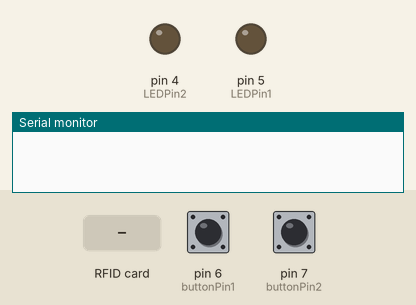
Simulated run of this sketch. Board: Arduino Uno, built with avr-gcc and run on an emulated ATmega328P. Shown: output pins drawn as LEDs (lit = HIGH), the last lines printed to the serial monitor. The inputs (shaded band) are chosen by the test bench; at power-on: pin 6 (buttonPin1) LOW, pin 7 (buttonPin2) LOW. Pins used as bus, display or sensor lines are not drawn.

Above: at 1.2 s.
1.3 s: pin 6 (buttonPin1) pulled HIGH for 0.15 s
At 1.6 s:
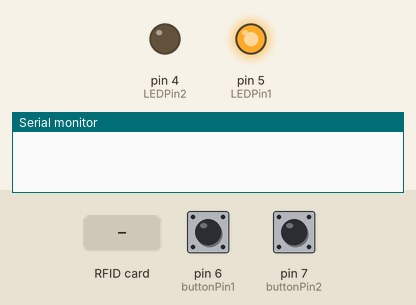
2.9 s: pin 7 (buttonPin2) pulled HIGH for 0.15 s
At 4.1 s:
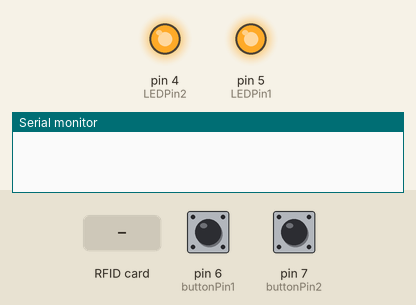
4.5 s: RFID card 16 72 9A 12 held to the reader
At 5.7 s:
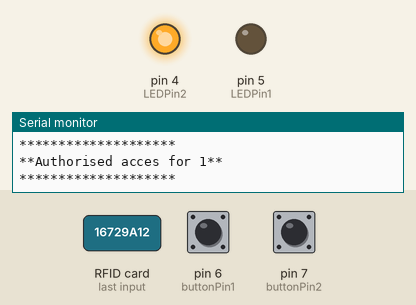
6.0 s: RFID card EB 34 52 D3 held to the reader
At 6.4 s:
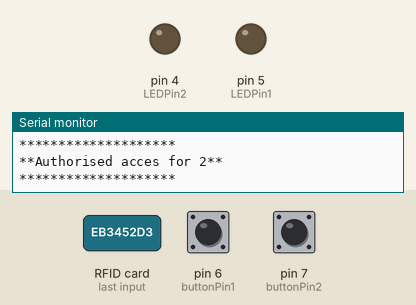
7.5 s: pin 6 (buttonPin1) pulled HIGH for 1 s
At 8.8 s:
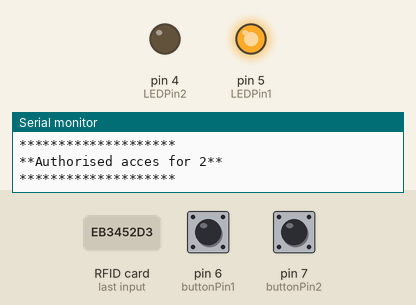
Timing chart, 0 to 10.5 s (numbered marks = the images above; inputs shaded):
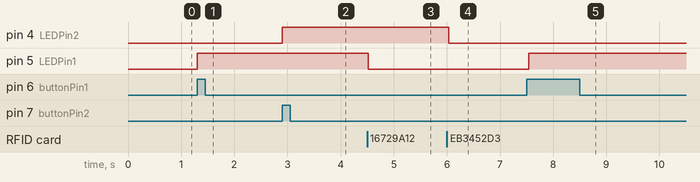

The sketch:

PbRfid.ino
```cpp
#include <SPI.h>
#include <MFRC522.h>

#define SS_PIN 10
#define RST_PIN 9
int LEDPin1=5;
int LEDPin2=4;

int LEDState2=0;
int buttonPin2=7;
int buttonNew2;
int buttonOld2=1;

int LEDState1=0;
int buttonPin1=6;
int buttonNew1;
int buttonOld1=1;


MFRC522 rfid(SS_PIN, RST_PIN);

MFRC522::MIFARE_Key key;

void setup() {
  // put your setup code here, to run once:
  Serial.begin(9600);
  SPI.begin();
  rfid.PCD_Init();
  pinMode(LEDPin1,OUTPUT);
  pinMode(LEDPin2,OUTPUT);
  pinMode(buttonPin2,INPUT);
  pinMode(buttonPin1,INPUT);

}

void loop(){
  buttonNew2=digitalRead(buttonPin2); // pushbutton 2 used ON the LED2
if(buttonOld2==0 && buttonNew2==1){
  if(LEDState2==0){
 digitalWrite(LEDPin2,HIGH);
}}
buttonOld2=buttonNew2;

buttonNew1=digitalRead(buttonPin1);  // pushbutton 1 used ON the LED1
if(buttonOld1==0 && buttonNew1==1){
  if(LEDState1==0){
 digitalWrite(LEDPin1,HIGH);

}}
buttonOld1=buttonNew1;
  rfid1();
  rfid2();
}

int rfid1() {

  if (!rfid.PICC_IsNewCardPresent() || !rfid.PICC_ReadCardSerial())   //Rfid program for tag1 only to OFF LED1
    return;

  String strID = "";
  for (byte i = 0; i < 4; i++) {
    strID +=
      (rfid.uid.uidByte[i] < 0x10 ? "0" : "") +
      String(rfid.uid.uidByte[i], HEX) +
      (i != 3 ? ":" : "");
  }

  strID.toUpperCase();
if (strID.indexOf("16:72:9A:12") >= 0) {
    Serial.println("********************");
    Serial.println("**Authorised acces for 1**");
    Serial.println("********************");
 digitalWrite(LEDPin1,LOW);
    }
}
int rfid2() {

  if (!rfid.PICC_IsNewCardPresent() || !rfid.PICC_ReadCardSerial())          //Rfid program for tag2 only to OFF LED2
    return;

  String strID = "";
  for (byte i = 0; i < 4; i++) {
    strID +=
      (rfid.uid.uidByte[i] < 0x10 ? "0" : "") +
      String(rfid.uid.uidByte[i], HEX) +
      (i != 3 ? ":" : "");
  }

  strID.toUpperCase();
if (strID.indexOf("EB:34:52:D3") >= 0) {
    Serial.println("********************");
    Serial.println("**Authorised acces for 2**");
    Serial.println("********************");
 digitalWrite(LEDPin2,LOW);
    }
}
```

Measured:
- after the input at 1.3 s, pin 5 (LEDPin1): LOW → HIGH at once
- after the input at 2.9 s, pin 4 (LEDPin2): LOW → HIGH at once
- after the input at 4.5 s, pin 5 (LEDPin1): HIGH → LOW at once
- after the input at 6.0 s, pin 4 (LEDPin2): HIGH → LOW at once
- after the input at 7.5 s, pin 5 (LEDPin1): LOW → HIGH at once
